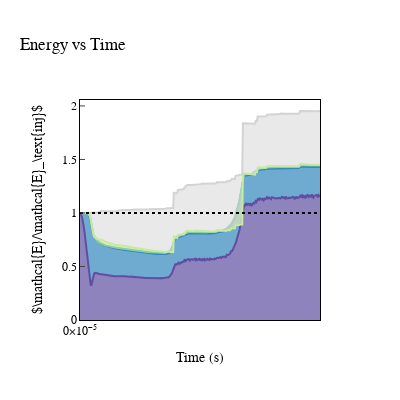

Notebook source saved alongside this figure:
### Code cell
inj_energy_final = data['work'][-1]+data['ekin'][0]+data['epot'][0]
ekin = (data['ekin']) / inj_energy_final
epot = (data['epot']+data['ekin']) / inj_energy_final
erev = (data['erev']+data['epot']+data['ekin']) / inj_energy_final
econ = (data['econ']+data['erev']+data['epot']+data['ekin']) / inj_energy_final
edis = (data['edis']+data['econ']+data['erev']+data['epot']+data['ekin']) / inj_energy_final

einj = (data['work']+data['ekin'][0]+data['epot'][0]) / inj_energy_final


fig = go.Figure()

fig.add_trace(go.Scatter(x=data['time'], y=ekin, mode='lines', name=r"$\mathcal{K}$", fill='tozeroy', line=dict(color=colors[0]), fillcolor=fillcolors[0]))
fig.add_trace(go.Scatter(x=data['time'], y=epot, mode='lines', name=r"$\mathcal{U}$", fill='tonexty', line=dict(color=colors[1]), fillcolor=fillcolors[1]))
fig.add_trace(go.Scatter(x=data['time'], y=erev, mode='lines', name=r"$\mathcal{R}$", fill='tonexty', line=dict(color=colors[2]), fillcolor=fillcolors[2]))
fig.add_trace(go.Scatter(x=data['time'], y=econ, mode='lines', name=r"$\mathcal{C}$", fill='tonexty', line=dict(color=colors[3]), fillcolor=fillcolors[3]))
fig.add_trace(go.Scatter(x=data['time'], y=edis, mode='lines', name=r"$\mathcal{G}$", fill='tonexty', line=dict(color='lightgrey')))#, fillpattern=dict(shape='x')))
fig.add_trace(go.Scatter(x=data['time'], y=einj, mode='lines', name=r"$\mathcal{W}_\text{ext} + \mathcal{E}_0$", line=dict(dash='dot', color='black', width=2)))


fig.update_layout(
    title='Energy vs Time',
    xaxis_title='Time (s)',
    yaxis_title=r"$\mathcal{E}/\mathcal{E}_\text{inj}$",
    xaxis=dict(
        showgrid=False,
        showline=True,
        linewidth=1,
        linecolor='black',
        mirror=True,
        zeroline=False,
        ticks='inside',
        exponentformat='power',
        showexponent='last',
        tickfont=dict(size=12),
        #range=[0, 1e-4],
        dtick=2e-5,
    ),
    yaxis=dict(
        showgrid=False,
        showline=True,
        linewidth=1,
        linecolor='black',
        mirror=True,
        zeroline=False,
        ticks='inside',
        exponentformat='power',
        tickfont=dict(size=12),
        #range=[0, 2],  
    ),
    font=dict(
        family="Latin-Modern",
        size=12,
        color="Black"
    ),
    legend=dict(
        x=0.97,              # position from the left (0 to 1)
        y=0.35,              # position from the bottom (0 to 1)
        bgcolor='rgba(255, 255, 255, 0.8)',  # white with 80% opacity
        bordercolor='black',
        borderwidth=1,
        orientation='h',   
        xanchor='right',
        yanchor='top',
    ),
    width=400, 
    height=400,
    showlegend=False,
    template="plotly_white")

fig.show()
#fig.write_image("../output/plots/paper/energy_vs_time_unstable_t04.pdf", width=400, height=400)

### Figure 1 — Plotly figure (JSON) as saved in the notebook; plotly's stock layout.template omitted (floating-point values rounded to 4 significant figures; data arrays with more than 128 entries replaced by an {"elided": "..."} marker saying what was removed)
{"data": [{"fill": "tozeroy", "fillcolor": "rgba(94, 79, 162,0.7)", "line": {"color": "rgb(94, 79, 162)"}, "mode": "lines", "name": "$\\mathcal{K}$", "type": "scatter", "x": {"elided": "359 float values"}, "y": {"elided": "359 float values"}}, {"fill": "tonexty", "fillcolor": "rgba(50, 136, 189,0.7)", "line": {"color": "rgb(50, 136, 189)"}, "mode": "lines", "name": "$\\mathcal{U}$", "type": "scatter", "x": {"elided": "359 float values"}, "y": {"elided": "359 float values"}}, {"fill": "tonexty", "fillcolor": "rgba(136, 208, 164,0.7)", "line": {"color": "rgb(136, 208, 164)"}, "mode": "lines", "name": "$\\mathcal{R}$", "type": "scatter", "x": {"elided": "359 float values"}, "y": {"elided": "359 float values"}}, {"fill": "tonexty", "fillcolor": "rgba(200, 233, 158,0.7)", "line": {"color": "rgb(200, 233, 158)"}, "mode": "lines", "name": "$\\mathcal{C}$", "type": "scatter", "x": {"elided": "359 float values"}, "y": {"elided": "359 float values"}}, {"fill": "tonexty", "line": {"color": "lightgrey"}, "mode": "lines", "name": "$\\mathcal{G}$", "type": "scatter", "x": {"elided": "359 float values"}, "y": {"elided": "359 float values"}}, {"line": {"color": "black", "dash": "dot", "width": 2}, "mode": "lines", "name": "$\\mathcal{W}_\\text{ext} + \\mathcal{E}_0$", "type": "scatter", "x": {"elided": "359 float values"}, "y": {"elided": "359 int values"}}], "layout": {"font": {"color": "Black", "family": "Latin-Modern", "size": 12}, "height": 400, "legend": {"bgcolor": "rgba(255, 255, 255, 0.8)", "bordercolor": "black", "borderwidth": 1, "orientation": "h", "x": 0.97, "xanchor": "right", "y": 0.35, "yanchor": "top"}, "showlegend": false, "title": {"text": "Energy vs Time"}, "width": 400, "xaxis": {"dtick": 2e-05, "exponentformat": "power", "linecolor": "black", "linewidth": 1, "mirror": true, "showexponent": "last", "showgrid": false, "showline": true, "tickfont": {"size": 12}, "ticks": "inside", "title": {"text": "Time (s)"}, "zeroline": false}, "yaxis": {"exponentformat": "power", "linecolor": "black", "linewidth": 1, "mirror": true, "showgrid": false, "showline": true, "tickfont": {"size": 12}, "ticks": "inside", "title": {"text": "$\\mathcal{E}/\\mathcal{E}_\\text{inj}$"}, "zeroline": false}}}
